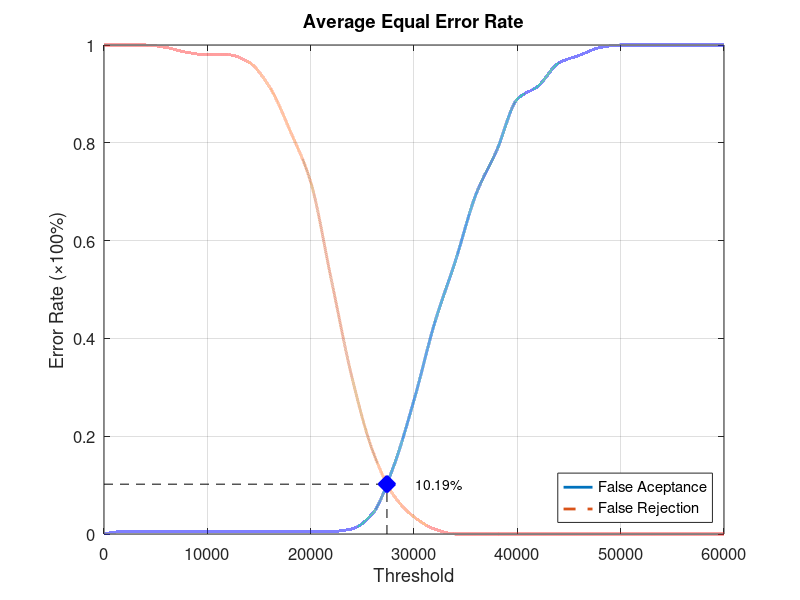
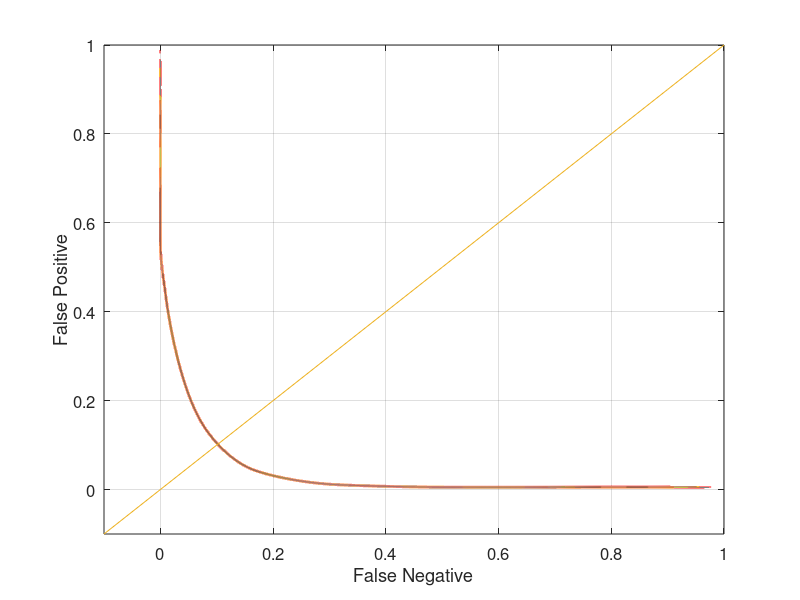

MATLAB code for these plots, in order:
function yEER = Database1_2
close all;
clear;
clc;
x = 0:2000:60000;
xq = 0:0.5:60000;

y0 = [0 0.00526316 0.00526316 0.00526316 0.00526316 0.00526316 0.00526316 0.00526316 0.00526316 0.00526316 0.00526316 0.00526316 0.0105263 0.0421053 0.136842 0.273684 0.431579 0.557895 0.694737 0.784211 0.889474 0.915789 0.963158 0.978947 0.994737 1 1 1 1 1 1];
yy0 = interp1(x, y0, xq, 'pchip');
y1 = [1 1 1 0.995 0.985 0.98 0.98 0.965 0.915 0.825 0.72 0.52 0.32 0.17 0.08 0.035 0.01 0 0 0 0 0 0 0 0 0 0 0 0 0 0];
yy1 = interp1(x, y1, xq, 'pchip');

% Calculating EER: 
y2 = abs(y0 - y1);
find(y2 == min(y2))
yy2 = abs(yy0 - yy1);
xEER = find(yy2 == min(yy2));
xEERIndex = xq(xEER) % X-axis EER
yEER = yy0(xEER) % Y-axis EER

main = figure
plot(xq, yy0,'-','LineWidth', 2);	hold on
plot(xq, yy1,'--','LineWidth', 2);	hold on
plot([xEERIndex xEERIndex], [0 yEER], 'k--');	hold on
plot([0 xEERIndex], [yEER yEER], 'k--');	hold on
plot(xEERIndex, yEER, 'bx', 'LineWidth', 10);	hold on
text(xEERIndex + 10 * xEERIndex / 100, yEER, [num2str(round((10000 * yEER)) / 100) '%'])
legend('False Aceptance', 'False Rejection', 'Location', 'SouthEast')
xlabel('Threshold')
ylabel('Error Rate (\times100%)')
title('Average Equal Error Rate')
set(gca, 'FontSize', 12)
axis([0 60000 0 1])
grid on

print(main, 'Database1_2Main', '-dpng');
FNRxFPR = figure('Color', [1 1 1]);
plot(yy1, yy0, '-', yy1, yy0, 'LineWidth', 2);
hold on
y = -0.1:0.1:1
plot(y, y); 
set(gca, 'FontSize', 12)
xlabel('False Negative')
ylabel('False Positive')
axis([-0.1 1 -0.1 1])
set(gca, 'FontSize', 12)
grid on

print(FNRxFPR, 'Database1_2FNRxFPR','-dpng');
end
